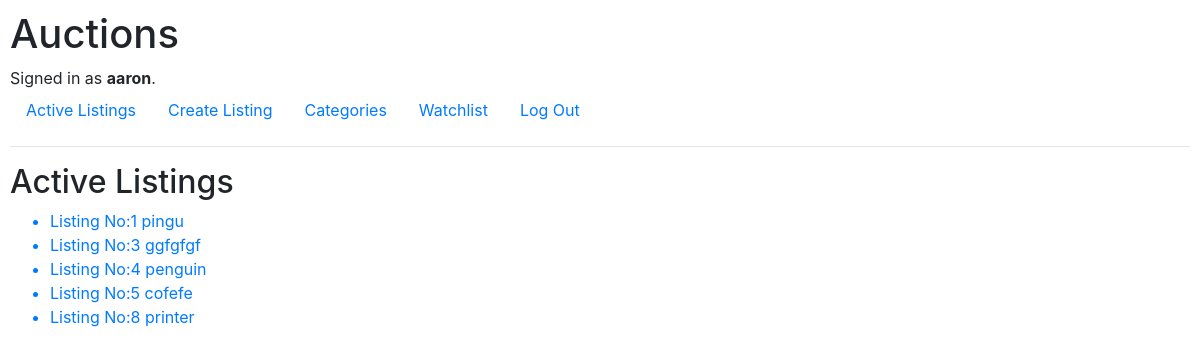
Page / (signed in) on the committed database.
### auctions/models.py (models this page shows, shortened)
class User(AbstractUser):
    pass

class Auction(models.Model):
    user = models.ForeignKey(User, on_delete=models.CASCADE)
    active = models.BooleanField(blank=False, default=True)
    title = models.CharField(max_length=100, blank=False)
    description = models.TextField(blank=False)
    category = models.ForeignKey(Category,blank=True, on_delete=models.PROTECT, related_name="categories")
    start_bid = models.FloatField()
    image = models.URLField(blank=True, null=True)
    winner = models.ForeignKey(User, blank=True, on_delete = models.CASCADE, related_name="auction_winner", null=True)

### auctions/views.py (the view)
# urls.py: path("", views.index, name="index"),
def index(request):
    return render(request, "auctions/index.html", {
        "auctions": Auction.objects.all().filter(active=True)
    })

### auctions/templates/auctions/index.html
{% extends "auctions/layout.html" %}
{% block body %}
    <h2>Active Listings</h2>
    <ul>
        {% for auction in auctions %}
            <a href="{% url 'listing' auction.id %}"><li>Listing No:{{ auction.id}} {{ auction.title }}</li></a>
        {% endfor %}
    </ul>
{% endblock %}

### auctions/templates/auctions/layout.html (shortened to what this page needs)
{% load static %}
<!DOCTYPE html>
<html lang="en">
    <head>
        <link rel="stylesheet" href="https://stackpath.bootstrapcdn.com/bootstrap/4.4.1/css/bootstrap.min.css">
        <link href="{% static 'auctions/styles.css' %}" rel="stylesheet">
    </head>
    <body>
        <h1>Auctions</h1>
        <div>
            {% if user.is_authenticated %}
                Signed in as <strong>{{ user.username }}</strong>.
            {% else %}
                Not signed in.
            {% endif %}
        </div>
        <ul class="nav">
            <li class="nav-item">
                <a class="nav-link" href="{% url 'index' %}">Active Listings</a>
            </li>
            <li class="nav-item">
                <a class="nav-link" href="{% url 'create' %}">Create Listing</a>
            </li>
            <li class="nav-item">
                <a class="nav-link" href="{% url 'categories' %}">Categories</a>
            </li>
            {% if user.is_authenticated %}
                <li class="nav-item">
                    <a class="nav-link" href="{% url 'watchlist' %}">Watchlist</a>
                </li>
                <li class="nav-item">
                    <a class="nav-link" href="{% url 'logout' %}">Log Out</a>
                </li>
            {% endif %}
        </ul>
        <hr>
        {% block body %}
        {% endblock %}
    </body>
</html>

### auctions/static/auctions/styles.css (style rules this page uses)
body { padding: 10px; }

### rows in the picture
User: username "aaron"
Auction: id "1", title "pingu"
Auction: id "3", title "ggfgfgf"
Auction: id "4", title "penguin"
Auction: id "5", title "cofefe"
Auction: id "8", title "printer"
